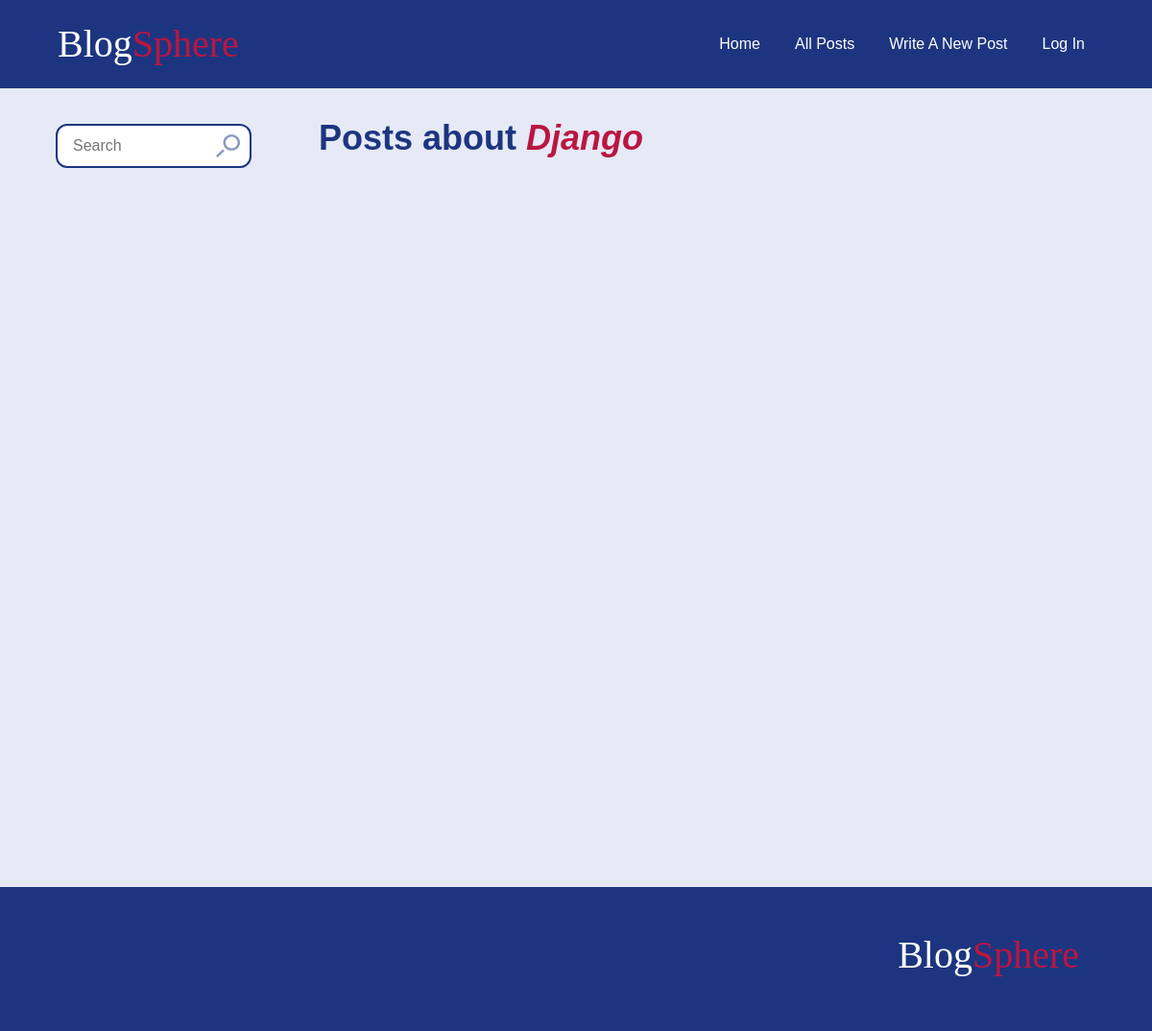
The page /posts/?tag=Django on the database as committed earlier.
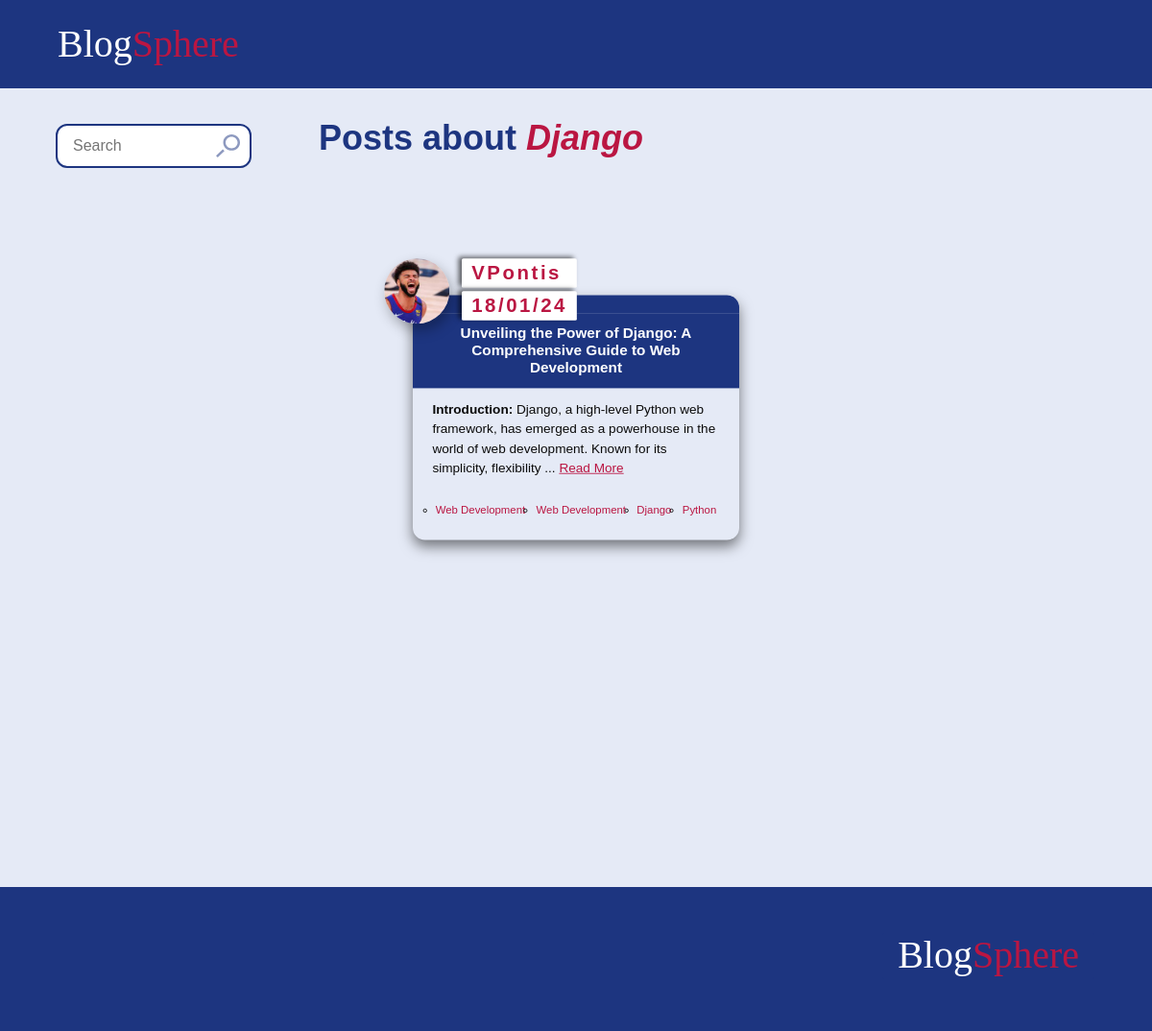
The same page on the database as committed later.
### blog/models.py (models this page shows, shortened)
class Navigation(models.Model):
    text= models.CharField(max_length=100)
    destination= models.CharField(max_length=100)

class Tag(models.Model):
    name = models.CharField(max_length=100)
    def __str__(self):
        return f'{self.name}'

class Post(models.Model):
    title = models.CharField(max_length=100)
    author = models.ForeignKey(User,  on_delete=models.CASCADE)
    body = RichTextUploadingField(blank=True, null=True)
    created_at = models.DateField(auto_now=True)
    tags = models.ManyToManyField(Tag)
    slug = models.SlugField(unique=True, editable= False, blank= True, db_index=True, default='')
    comments = models.ManyToManyField('Comment', blank=True)
    class Meta:
        ordering = ['-created_at']

### accounts/models.py (models this page shows, shortened)
class Profile(models.Model):
    MALE = 'M'
    FEMALE = 'F'
    OTHER = 'O'
    GENDER_CHOICES = [
        (MALE, 'Male'),
        (FEMALE, 'Female'),
        (OTHER, 'Other'),
    ]
    user = models.OneToOneField(User, on_delete=models.CASCADE)
    bio = models.TextField(blank=True,null=True,  max_length = 400)
    profile_pic = models.ImageField( blank=True, null=True)
    gender = models.CharField(null=True,  max_length=1,choices=GENDER_CHOICES, default= MALE)
    birthday = models.DateField(null=True, blank = True, default=default_date)
    job = models.CharField(blank=True, null=True,  max_length = 400)
    first_name = models.CharField(null=True, blank=True, max_length=100)
    last_name = models.CharField(null=True, blank=True, max_length=100)
    email = models.EmailField(null=True, blank=True,  max_length=254)
    full_name = models.CharField(null=True, max_length = 200, blank= True)
    country = models.CharField(null=True, blank=True, max_length=100)
    city = models.CharField(null=True, blank=True, max_length=100)
    following = models.ManyToManyField('self',symmetrical=False, blank=True)
    followers = models.ManyToManyField("self", related_name="followed_by", symmetrical=False, blank=True)
    comments = models.ManyToManyField(Comment,related_name='user_comments', blank=True)

### blog/views.py (the view)
# urls.py: path('posts/', views.all_posts, name='posts'),
def all_posts(request):
   q = request.GET.get('q', '').strip()
   tag = request.GET.get('tag', '')
   filter_param = request.GET.get('filter', '')
   all_posts = posts.all()
   filtered_posts_by_author = posts.filter(author__username__contains=q)
   filtered_posts_by_title =all_posts.filter(title__icontains=q)
   filtered_posts_by_tag = posts.filter(Q(tags__name__contains=q)| Q(tags__name = tag)).distinct()
   if q:
      filtered_posts = posts.filter(
      Q(tags__name=tag) |
      Q(tags__name__icontains=q) |
      Q(author__username__icontains=q) |
      Q(slug__icontains=q)
   ).distinct().order_by('-created_at','title')
   else:
      filtered_posts = None;
   tag_posts = posts.filter(tags__name = tag)
   context = {
      'all_posts': all_posts,
      'tag': tag,
      'filter': filter_param,
      'filtered_posts': filtered_posts,
      'search': q,
      'tag_posts': tag_posts,
      "filtered_posts_by_author": filtered_posts_by_author,
      "filtered_posts_by_title": filtered_posts_by_title,
      "filtered_posts_by_tag": filtered_posts_by_tag
   }
   return render(request, 'blog/posts.html', context)

### blog/context_processors.py (called while the page is built)
def render_Nav_processor(request):
  if request.user.is_authenticated:
    navigation_links = Navigation.objects.exclude(destination = 'login')
  else:
    navigation_links = Navigation.objects.exclude(destination = 'logout').exclude(destination = 'editProfile')
  return  {
        'nav_links': navigation_links
    }

### blog/templates/blog/posts.html (shortened to what this page needs)
{% extends '../layout.html'%}
{% load static%}
{% block style %}
<link rel="stylesheet" href="{% static "posts.css"%}">
<link rel="stylesheet" href="{% static "article.css"%}">
{% endblock  %}
{% block content %}
<div class="heading-row" >
    <form class="search-container" action={{request.path}} method="GET">
        <input class="search-input" type="text"  placeholder="Search" name="q" id="q">
        <img class="search-icon" src="{% static 'search-icon.svg' %}" alt="search icon">
    </form>
    {% if filtered_posts %}
    <div class="search-container">
<h1>Search Results for <span class="post-about">{{search|title}}</span>:  <span class="search-container-count" > {{filtered_posts.count}}</span></h1>
<div class="search-container--filter">
{% if filtered_posts.count %}
<h4>Filter by:</h4>
<div class="filter-links">
<a class=" {% if filter == 'author' %} filter-active {% endif %}  filter-by--author filter-link" href="{% url 'posts'%}?filter=author&q={{search}}"> Author <span >{{filtered_posts_by_author.count}}</span> </a>
<a class=" {% if filter == 'title' %} filter-active {% endif %} filter-by--title filter-link" href="{% url 'posts'%}?filter=title&q={{search}}"> Posts <span >{{filtered_posts_by_title.count}}</span></a>
<a class="{% if filter == 'tag' %} filter-active {% endif %} filter-by--tag filter-link" href="{% url 'posts'%}?filter=tag&q={{search}}"> Tags <span >{{filtered_posts_by_tag.count}}</span></a>
<a class="filter-reset filter-link" href="{% url 'posts'%}?q={{search}}"> Reset filter</a>
</div>
{% endif %}
</div>
</div>
{% else %}
{% if tag %}
<h1 >Posts about <span class="post-about">{{tag}}</span></h1>
{% else %}
<h1>Search for posts to read</h1>
{% endif %}
{% endif %}
</div>
     <ul class="blogs">
        {% if tag %}
        {% for post in tag_posts %}
        {% include "components/article.html" %}
        {% endfor %}
{% endif %}</ul>
{% endblock content %}

### templates/layout.html (shortened to what this page needs)
{% load static %}
<!DOCTYPE html>
<html lang="en">
<head>
    <link rel="stylesheet" href="{% static "global.css"%}">
    {% block style%} {% endblock %}
</head>
<body>
    {% include "./components/header.html" %}
    <main class="container main">
    {% block content %}
    {% endblock content %}
</main>
{% include "./components/footer.html" %}
</body>
</html>

### templates/components/header.html (shortened to what this page needs)
{% load static%}
{% block style %}
<link rel="stylesheet" href="{% static "header.css"%}">
<link rel="stylesheet" href="{% static "article.css"%}">
{% endblock  %}
<header class="nav-header" >
    <div class="container header">
      <div>
       <span class="logo">Blog<span class="brand-accent">Sphere
    </div><nav >
    <ul class="nav">
     {% for link in nav_links %}
       <li>
        <a href="{% url link.destination %}">{{ link.text | title }}</a>
       </li>
       {% endfor %}
    </ul>
</nav>
</div>
</header>

### templates/components/article.html (shortened to what this page needs)
{% load static %}
<li class="post ">
    <header class="author">
        {% if post.author != request.user %}
         <a href="{% url 'user-profile' username=post.author tab='informations' %}">
            {% else %}
            <a href="{% url 'editProfile' %}?tab=informations">
       {% endif %}
       {% if post.author.profile.profile_pic %}
       <img class="profile-picture" src="{{ post.author.profile.profile_pic.url }}" alt="Profile Picture">
{% else %}
            <img class="no-picture" src="{% static 'images/no-profile-picture.svg' %}" alt="">
            {% endif%}
        </a>
            <div class="author-post__details">
                {% if post.author != request.user  %}
                <a href="{% url 'user-profile' username=post.author tab='informations' %}">
                    <span class="author-post__details-name">{{post.author.username}}</span> </a>{% endif %}
                    <span class="author-post__details-date">{{post.created_at|date:"d/m/y"}}</span></div>
                </header>
                <a href="{% url 'post' post.slug %}">
        <div class="title-container">
            <h3 class="post-title">{{ post.title }}</h3>
        </div>
        <div class="content">
            <p class="post-content">
                {{ post.body|slice:":175"|safe }}
                {% if post.body|length > 175 %}
                ... <a class="read_more" href="{% url 'post' post.slug %}">Read More</a>
                {% endif %}
            </p>
        </a>
            <div class="row">
                <ul class="tags">
                    {% for tag in post.tags.all %}
                        <li><a href="{% url 'posts'%}?tag={{tag}}" class="tag"> {{tag}}</a></li>
                    {% endfor %}
                </ul>
            </div>
    </li>

### templates/components/footer.html (shortened to what this page needs)
{% load static %}
{% block style %}
<link rel="stylesheet" href="{% static 'footer.css'%}">
{% endblock style %}
<footer>
    <div class="container">
        <span class="brand">Blog<span class="brand-accent">Sphere
    </div>
</footer>

### static/global.css (style rules this page uses)
:root { --main-clr: #1d3580; --main-hover-clr: #2c489cd0; --main-hover-link-clr: #2c489c4d; --body-clr: #e5eaf6; --main-clr-light: #1d3680bd; --heading-clr: #1d3580; --heading2-clr: #fff; --accent-clr: #ba1642; --focus-clr: #e4724f13; --error-text-clr: rgb(231, 48, 16); --error-bg-clr: rgba(255, 187, 175, 0.012); --nav-text-clr: #fff; --main-text-clr: #10082e; --fs-800: 2.5rem; --fs-750: 2.25rem; --fs-700: 2rem; --fs-650: 1.75rem; --fs-600: 1.5rem; --fs-550: 1.25rem; --fs-500: 1rem; --fs-450: 0.975rem; --fs-400: 0.9375rem; --fs-350: 0.875rem; --fs-300: 0.8375rem; --heading-align: center; --gutter-y-200: 0.75rem; --gutter-y-300: 1rem; --gutter-y-400: 1.25rem; --gutter-y-600: 2rem; --gutter-y-900: 5rem; --gutter-x-600: 2rem; }
* { margin: 0; padding: 0; box-sizing: border-box; scrollbar-color: var(--main-clr) #fff; }
img, svg, picture { display: block; max-width: 100%; }
input, text, label,textarea, select, button { font-size: inherit; font-family: inherit; }
body { font-size: var(--fs-500); line-height: 1.5; font-family: 'Franklin Gothic Medium', 'Arial Narrow', Arial, sans-serif; color: var(--main-text-clr); background-color: #e5eaf6; }
h1 { text-align: var(--heading-align); color: var(--heading-clr); margin-top: var(--gutter-y-600); font-size: var(--fs-750); line-height: 1.1; margin-bottom: var(--gutter-y-300); }
.brand { background-color: var(--main-clr); color: var(--nav-text-clr); padding-inline: 1rem; padding-bottom: .2rem; font-family: serif; border-radius: 2px; }
.container { width: 100%; max-width: min(90%, 90rem); margin-inline: auto; }
main { margin-top: var(--gutter-y-600); }
a:link, a:visited { text-decoration: none; color: #0b0b0b; }
.main { min-height: 100vh; }
div.container.header { width: 100%; max-width: min(90%, 90rem); margin-inline: auto; }
.post { margin: 2rem auto; box-shadow: 0 8px 16px rgba(0, 0, 0, 0.5); width: 400px; padding-bottom: 1em; color: #0b0b0b; display: flex; flex-direction: column; justify-content: space-between; border-radius: 15px; transform: scale(0.85); transition: all .25s ease-out; min-height: 300px; ; }

### static/posts.css (style rules this page uses)
.blogs { display: grid; justify-content: center !important; align-content: center !important; grid-template-columns: repeat(auto-fit, minmax(21.875rem, 1fr)); gap: 0; padding-inline: 2em; }
.heading-row { display: flex; gap: 4.5rem; align-items: center; margin-bottom: 4.6em; }
.search-container { position: relative; }
.search-input { padding: .75em .25em; padding-left:1em; width: 200px; transition: width 0.5s ease-in, outline 0.25s ease-in; border-radius: 10px; border: none; outline: 2px solid var(--main-clr); cursor: pointer; }
.search-icon { position: absolute; top: 50%; right: 10px; transform: translateY(-50%); width: 25px; height: 25px; opacity: 0.5; transition: opacity 0.3s ease-in-out; }
.heading-row h1 { margin-top: 0; }
.post-about { color: var(--accent-clr); font-style: italic; }

### static/header.css (style rules this page uses)
.nav-header { width: 100%; background-color: var(--main-clr); padding-block: 1em; color:var(--main-text-clr); display: flex; }
header { position:relative; }
.header { display: flex; justify-content: space-between; align-items: center; }
header .profile-picture, .no-picture { width: 60px; aspect-ratio: 1/1; border-radius: 50%; border: none; object-fit: cover; object-position: center; }
.logo { color: var(--nav-text-clr); font-size: var(--fs-800); font-family: serif; }
.brand-accent { color: var(--accent-clr) }

### static/footer.css (style rules this page uses)
footer { background-color: var(--main-clr); min-height: 150px; font-size: var(--fs-800); text-align: end; }
footer .container { padding-top: 1em; }

Rows that differ between the two databases and show on the page:
removed Navigation: text "Home"
removed Navigation: text "All Posts"
removed Navigation: text "Write A New Post"
removed Navigation: text "Log In"
added Tag: name "Django"
added Post: author.profile.profile_pic (picture), author.username "VPontis", created_at "18/01/24", title "Unveiling the Power of Django: A Comprehensive Guide to Web Development", body "Introduction: Django, a high-level Python web framework, has emerged as a powerhouse in the world of web development. Known for its simplicity, flexibility", shows "Read More"
now on this page (row edited): Tag: name "Web Development"
added Tag: name "Web Development"
added Tag: name "Python"
Other text that changed with them:
{{ tag }}: "Django" → (not shown)
